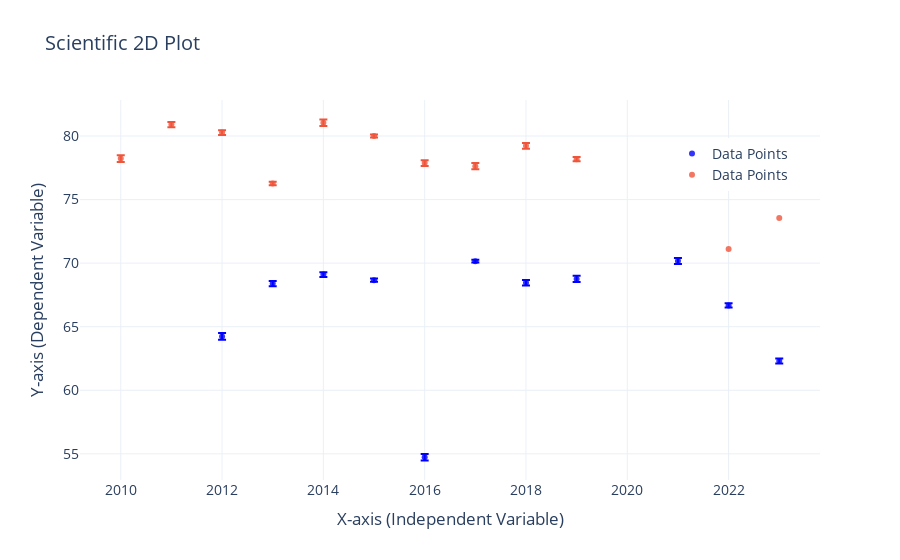

Notebook source saved alongside this figure:
### Code cell
import plotly.graph_objects as go
import numpy as np

# Example data
x = anys4
y = matquart  # Noisy sine wave
error_y = np.random.uniform(0.1, 0.3, size=len(x))  # Random error

# Create a figure
fig = go.Figure()

# Add scatter plot with error bars
fig.add_trace(go.Scatter(
    x=x,
    y=y,
    error_y=dict(
        type='data',  # Use the provided error values
        array=error_y,
        visible=True
    ),
    mode='markers',
    name='Data Points',
    marker=dict(size=6, color='blue', opacity=0.8)
))

fig.add_trace(go.Scatter(
    x=anys6,
    y=matsise,
    error_y=dict(
        type='data',  # Use the provided error values
        array=error_y,
        visible=True
    ),
    mode='markers',
    name='Data Points',
    marker=dict(size=6, color='light blue', opacity=0.8)
))


# Customize layout for scientific styling
fig.update_layout(
    title='Scientific 2D Plot',
    xaxis_title='X-axis (Independent Variable)',
    yaxis_title='Y-axis (Dependent Variable)',
    template='plotly_white',  # Scientific-style template
    legend=dict(x=0.8, y=0.9),
    font=dict(size=14),
)

# Show the plot
fig.show()

### Figure 1 — Plotly figure (JSON) as saved in the notebook; plotly's stock layout.template omitted (floating-point values rounded to 4 significant figures)
{"data": [{"error_y": {"array": [0.2671, 0.2044, 0.1915, 0.1282, 0.256, 0.1137, 0.2192, 0.2448, 0.2263, 0.1615, 0.1988], "type": "data", "visible": true}, "marker": {"color": "blue", "opacity": 0.8, "size": 6}, "mode": "markers", "name": "Data Points", "type": "scatter", "x": [2012, 2013, 2014, 2015, 2016, 2017, 2018, 2019, 2021, 2022, 2023], "y": [64.23, 68.39, 69.1, 68.66, 54.73, 70.16, 68.45, 68.76, 70.17, 66.68, 62.31]}, {"error_y": {"array": [0.2671, 0.2044, 0.1915, 0.1282, 0.256, 0.1137, 0.2192, 0.2448, 0.2263, 0.1615, 0.1988], "type": "data", "visible": true}, "marker": {"color": "light blue", "opacity": 0.8, "size": 6}, "mode": "markers", "name": "Data Points", "type": "scatter", "x": [2010, 2011, 2012, 2013, 2014, 2015, 2016, 2017, 2018, 2019, 2021, 2022, 2023], "y": [78.23, 80.9, 80.27, 76.27, 81.04, 80.0, 77.87, 77.63, 79.23, 78.18, 76.02, 71.12, 73.55]}], "layout": {"font": {"size": 14}, "legend": {"x": 0.8, "y": 0.9}, "title": {"text": "Scientific 2D Plot"}, "xaxis": {"title": {"text": "X-axis (Independent Variable)"}}, "yaxis": {"title": {"text": "Y-axis (Dependent Variable)"}}}}
